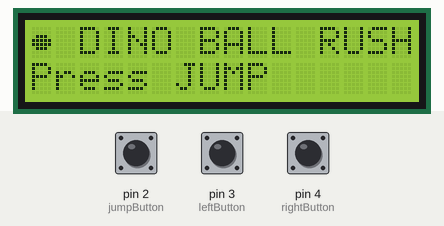
This sketch was run on a simulated Arduino Uno, built with avr-gcc and run on an emulated ATmega328P. Parts: 16×2 character LCD. The inputs (shaded band) are chosen by the test bench; at power-on: pin 2 (jumpButton) HIGH, pin 4 (rightButton) HIGH, pin 3 (leftButton) HIGH. Random numbers use the default seed unless the sketch sets one.

Above: at 1.3 s.
1.4 s: pin 2 (jumpButton) pulled LOW for 0.15 s
At 2.7 s:
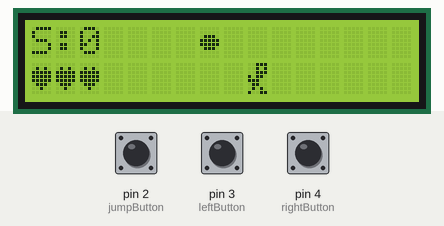
4.4 s: pin 4 (rightButton) pulled LOW for 0.15 s
At 4.81 s:
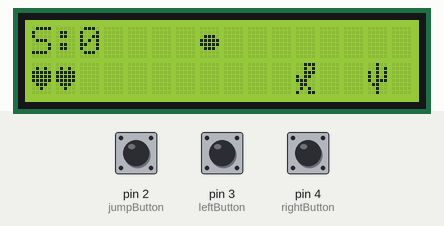
6.8 s: pin 3 (leftButton) pulled LOW for 0.15 s
At 7.62 s:
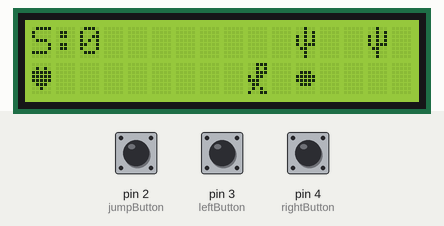
9.3 s: pin 3 (leftButton) pulled LOW for 1 s
At 9.65 s:
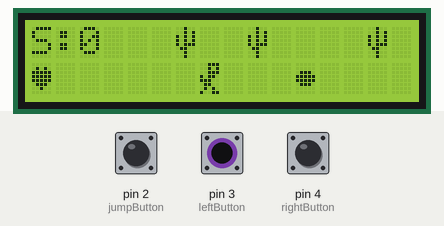
13.3 s: pin 2 (jumpButton) pulled LOW for 1 s
At 15.2 s:
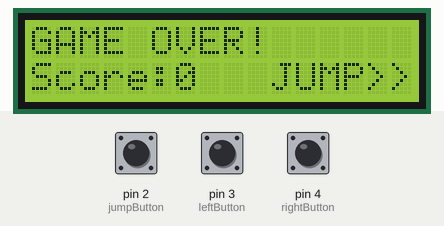
16.0 s: pin 2 (jumpButton) pulled LOW for 0.15 s
At 16.4 s:
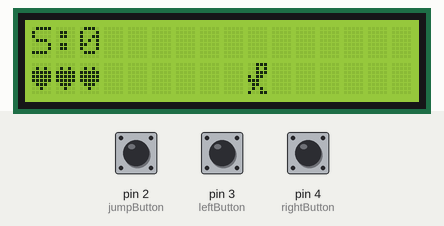

The sketch:

dino_ball_rush.ino
```cpp
// ===================================================
//  DINO BALL RUSH
//  Collect balls, dodge cacti. 3 lives, then GAME OVER.
//  JUMP button: swap rows / start / restart
// ===================================================
#include <Wire.h>
#include <LiquidCrystal_I2C.h>

LiquidCrystal_I2C lcd(0x27, 16, 2);   // try 0x3F if the screen stays blank

const int jumpButton  = 2;
const int leftButton  = 3;
const int rightButton = 4;

// Columns 0-4 = score + lives, columns 5-15 = play field
const int FIELD_START = 5;
const int FIELD_END   = 15;

const int MAX_LIVES = 3;
const int MAX_OBS   = 4;
const unsigned long OBS_SPEED    = 350;   // lower = faster cacti
const unsigned long COIN_TIMEOUT = 4000;  // how long a ball stays (ms)

// Custom characters
byte dinoChar[8]   = { B00111, B00101, B00111, B10110, B11100, B01100, B01010, B10011 };
byte ballChar[8]   = { B00000, B00000, B01110, B11111, B11111, B01110, B00000, B00000 };
byte cactusChar[8] = { B00100, B00101, B10101, B10101, B10111, B01100, B00100, B00100 };
byte heartChar[8]  = { B00000, B01010, B11111, B11111, B11111, B01110, B00100, B00000 };

enum State { TITLE, PLAYING, GAME_OVER };
State state = TITLE;

int dinoCol, dinoRow;
int coinCol, coinRow;
bool coinActive;
int score, lives;

int obsCol[MAX_OBS];
int obsRow[MAX_OBS];
bool obsActive[MAX_OBS];

unsigned long lastObsMove, nextObsSpawn, nextCoinTime, coinSpawnTime, lastMove;
bool prevJump = HIGH;

// ===================================================
void setup() {
  lcd.init();
  lcd.backlight();

  pinMode(jumpButton, INPUT_PULLUP);
  pinMode(leftButton, INPUT_PULLUP);
  pinMode(rightButton, INPUT_PULLUP);

  lcd.createChar(0, dinoChar);
  lcd.createChar(1, ballChar);
  lcd.createChar(2, cactusChar);
  lcd.createChar(3, heartChar);

  randomSeed(analogRead(A0));
  showTitle();
}

// ===================================================
void loop() {
  if (state == PLAYING) {
    handleMoves();
    updateGame();
    if (state == PLAYING) drawGame();   // don't draw over the GAME OVER screen
  }
  else if (jumpPressed()) {             // TITLE or GAME_OVER: wait for JUMP
    startGame();
  }
}

// ===================================================
bool jumpPressed() {
  bool now = digitalRead(jumpButton);
  bool pressed = (prevJump == HIGH && now == LOW);
  prevJump = now;
  if (pressed) delay(30);               // debounce
  return pressed;
}

// ===================================================
void showTitle() {
  state = TITLE;
  lcd.clear();
  lcd.setCursor(0, 0);
  lcd.write(byte(1));
  lcd.print(" DINO BALL RUSH");
  lcd.setCursor(0, 1);
  lcd.print("Press JUMP");
}

void showGameOver() {
  state = GAME_OVER;
  lcd.clear();
  lcd.setCursor(0, 0);
  lcd.print("GAME OVER!");
  lcd.setCursor(0, 1);
  lcd.print("Score:");
  lcd.print(score);
  lcd.setCursor(10, 1);
  lcd.print("JUMP>>");
}

void startGame() {
  randomSeed(micros());
  state = PLAYING;
  score = 0;
  lives = MAX_LIVES;
  dinoCol = 9;
  dinoRow = 1;
  coinActive = false;
  for (int i = 0; i < MAX_OBS; i++) obsActive[i] = false;

  unsigned long now = millis();
  lastObsMove  = now;
  nextObsSpawn = now + 1500;
  nextCoinTime = now + 500;
  lcd.clear();
}

// ===================================================
void handleMoves() {
  if (jumpPressed()) dinoRow = 1 - dinoRow;

  if (millis() - lastMove >= 110) {
    if (digitalRead(leftButton) == LOW && dinoCol > FIELD_START) {
      dinoCol--;
      lastMove = millis();
    } else if (digitalRead(rightButton) == LOW && dinoCol < FIELD_END) {
      dinoCol++;
      lastMove = millis();
    }
  }
}

void updateGame() {
  unsigned long now = millis();

  // Move cacti left
  if (now - lastObsMove >= OBS_SPEED) {
    lastObsMove = now;
    for (int i = 0; i < MAX_OBS; i++) {
      if (obsActive[i]) {
        obsCol[i]--;
        if (obsCol[i] < FIELD_START) obsActive[i] = false;
      }
    }
  }

  // Spawn a cactus
  if (now >= nextObsSpawn) {
    for (int i = 0; i < MAX_OBS; i++) {
      if (!obsActive[i]) {
        obsActive[i] = true;
        obsCol[i] = FIELD_END;
        obsRow[i] = random(0, 2);
        break;
      }
    }
    nextObsSpawn = now + OBS_SPEED * random(3, 7);
  }

  // Spawn / expire the ball
  if (!coinActive && now >= nextCoinTime) {
    coinCol = random(FIELD_START, FIELD_END + 1);
    coinRow = random(0, 2);
    if (!(coinCol == dinoCol && coinRow == dinoRow)) {
      coinActive = true;
      coinSpawnTime = now;
    }
  } else if (coinActive && now - coinSpawnTime > COIN_TIMEOUT) {
    coinActive = false;
    nextCoinTime = now + random(500, 1500);
  }

  // Collect ball
  if (coinActive && dinoCol == coinCol && dinoRow == coinRow) {
    score++;
    coinActive = false;
    nextCoinTime = now + random(400, 1200);
  }

  // Hit a cactus
  for (int i = 0; i < MAX_OBS; i++) {
    if (obsActive[i] && obsCol[i] == dinoCol && obsRow[i] == dinoRow) {
      obsActive[i] = false;
      lives--;
      if (lives <= 0) {
        showGameOver();
        return;
      }
    }
  }
}

// ===================================================
void drawGame() {
  // Score and lives
  lcd.setCursor(0, 0);
  lcd.print("S:");
  lcd.print(score);
  lcd.print("   ");

  lcd.setCursor(0, 1);
  for (int i = 0; i < MAX_LIVES; i++) {
    if (i < lives) lcd.write(byte(3));
    else lcd.print(" ");
  }

  // Play field
  for (int r = 0; r < 2; r++) {
    lcd.setCursor(FIELD_START, r);
    for (int c = FIELD_START; c <= FIELD_END; c++) {
      byte ch = ' ';
      for (int i = 0; i < MAX_OBS; i++) {
        if (obsActive[i] && obsCol[i] == c && obsRow[i] == r) ch = 2;
      }
      if (coinActive && coinCol == c && coinRow == r) ch = 1;
      if (dinoCol == c && dinoRow == r) ch = 0;
      lcd.write(ch);
    }
  }
}
```

Measured:
- after the input at 1.4 s, the display: first changes at once (image 1 shows a later state)
- after the input at 16.0 s, the display: first changes at once (image 6 shows a later state)
- what the display in image 1 shows lasts 1.0 s, from 2.0 s to 3.0 s
